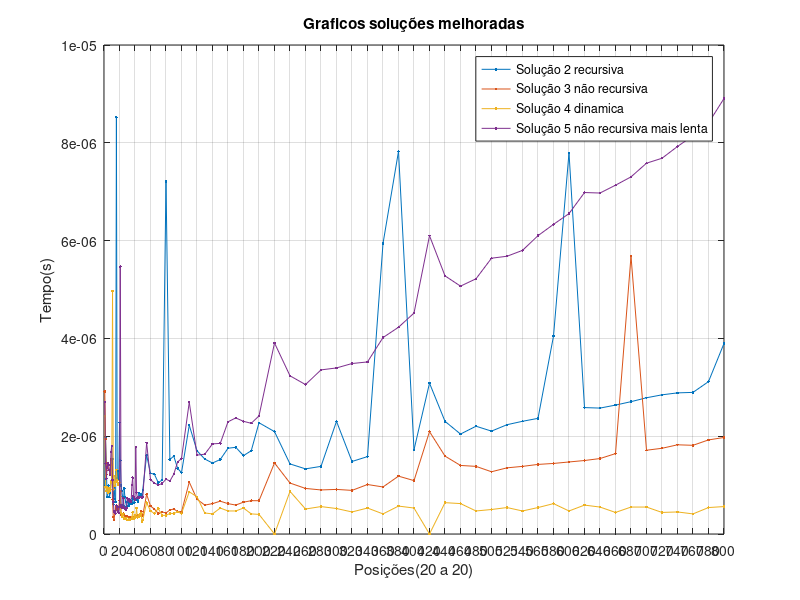

Source code (MATLAB):
Dados_solve_5 = load("ficheiro_solve_tomas.txt");
Tempos_5 = Dados_solve_5(:,4);
Posicoes_5 = Dados_solve_5(:,1);

Dados_solve_2 = load("ficheiro_solve2.txt");
Tempos_2 = Dados_solve_2(:,4);
Posicoes_2 = Dados_solve_2(:,1);

Dados_solve_3 = load("ficheiro_solve3.txt");
Tempos_3 = Dados_solve_3(:,4);
Posicoes_3 = Dados_solve_3(:,1);

Dados_solve_4 = load("ficheiro_solve4.txt");
Tempos_4 = Dados_solve_4(:,4);
Posicoes_4 = Dados_solve_4(:,1);


figure(1)
plot(Posicoes_2,Tempos_2,'.-')

hold on

plot(Posicoes_3,Tempos_3,'.-')

plot(Posicoes_4,Tempos_4,'.-')

plot(Posicoes_5,Tempos_5,'.-')

hold off
xlabel('Posições(20 a 20)')
ylabel('Tempo(s)')
xticks(0:20:800)
grid on
legend('Solução 2 recursiva','Solução 3 não recursiva','Solução 4 dinamica','Solução 5 não recursiva mais lenta')
title('Graficos soluções melhoradas')
